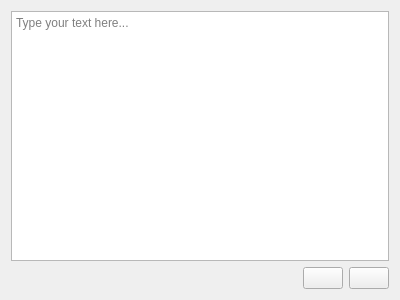
<?xml version="1.0" encoding="UTF-8"?>
<ui version="4.0">
 <class>TextEditDialog</class>
 <widget class="QDialog" name="TextEditDialog">
  <property name="geometry">
   <rect>
    <x>0</x>
    <y>0</y>
    <width>400</width>
    <height>300</height>
   </rect>
  </property>
  <property name="windowTitle">
   <string>Form</string>
  </property>
  <layout class="QVBoxLayout" name="verticalLayout">
   <item>
    <widget class="QPlainTextEdit" name="edtText">
     <property name="placeholderText">
      <string>Type your text here...</string>
     </property>
    </widget>
   </item>
   <item>
    <layout class="QHBoxLayout" name="horizontalLayout">
     <item>
      <spacer name="horizontalSpacer">
       <property name="orientation">
        <enum>Qt::Horizontal</enum>
       </property>
       <property name="sizeHint" stdset="0">
        <size>
         <width>40</width>
         <height>20</height>
        </size>
       </property>
      </spacer>
     </item>
     <item>
      <widget class="checo::qt::MultiIconButton" name="btnOk">
       <property name="focusPolicy">
        <enum>Qt::NoFocus</enum>
       </property>
       <property name="icon">
        <iconset theme="tick_inactive"/>
       </property>
       <property name="iconSize">
        <size>
         <width>24</width>
         <height>24</height>
        </size>
       </property>
       <property name="autoDefault">
        <bool>false</bool>
       </property>
       <property name="flat">
        <bool>false</bool>
       </property>
      </widget>
     </item>
     <item>
      <widget class="checo::qt::MultiIconButton" name="btnCancel">
       <property name="focusPolicy">
        <enum>Qt::NoFocus</enum>
       </property>
       <property name="icon">
        <iconset theme="cancel"/>
       </property>
       <property name="iconSize">
        <size>
         <width>24</width>
         <height>24</height>
        </size>
       </property>
       <property name="autoDefault">
        <bool>false</bool>
       </property>
       <property name="flat">
        <bool>false</bool>
       </property>
      </widget>
     </item>
    </layout>
   </item>
  </layout>
 </widget>
 <customwidgets>
  <customwidget>
   <class>checo::qt::MultiIconButton</class>
   <extends>QPushButton</extends>
   <header>checo/qt/multi_icon_button.h</header>
  </customwidget>
 </customwidgets>
 <tabstops>
  <tabstop>edtText</tabstop>
 </tabstops>
 <resources/>
 <connections/>
</ui>
